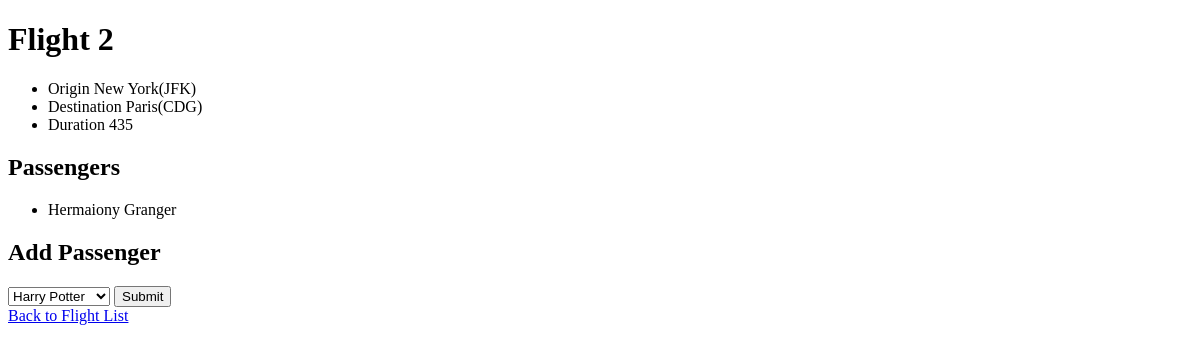
The app's page /flights/2, older data.
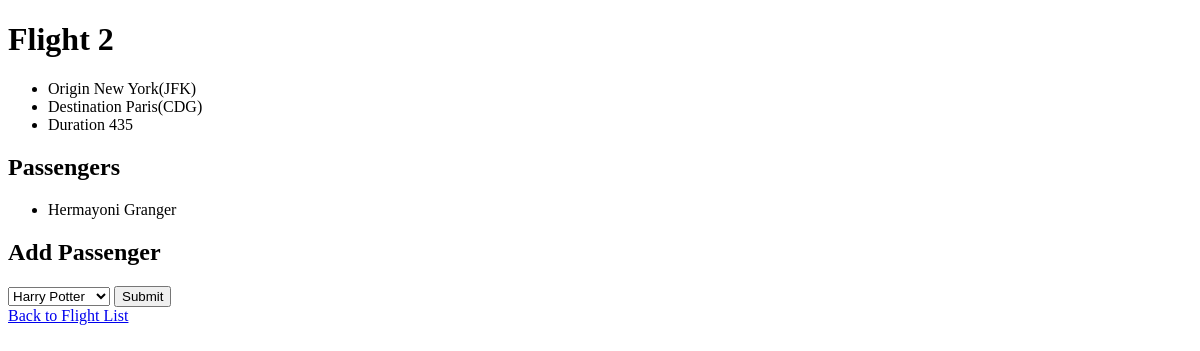
The same page, newer data.
### flights/models.py (models this page shows)
class Passenger(models.Model):
    first = models.CharField(max_length=64)
    last = models.CharField(max_length=64)
    fligths = models.ManyToManyField(Flight, blank=True, related_name="passengers")
    def __str__(self):
        return f"{self.first} {self.last}"

### flights/views.py (the view)
# urls.py: path("<int:flight_id>", views.flight, name="flight"),
def flight(request, flight_id):
    flight = Flight.objects.get(pk=flight_id)
    return render(request, "flights/flight.html", {
        "flight": flight,
        "passengers": flight.passengers.all(),
        "non_passengers": Passenger.objects.exclude(fligths=flight).all()
    })

### flights/models.py (called while the page is built)
    def __str__(self):
        return f"{self.city}({self.code})"

### flights/templates/flights/flight.html (shortened to what this page needs)
{% extends "flights/layout.html" %}
{% block body %}
    <h1>Flight {{flight.id}}</h1>
    <ul>
        <li>Origin {{ flight.origin }}</li>
        <li>Destination {{ flight.destination }}</li>
        <li>Duration {{ flight.duration }}</li>
    </ul>
    <h2>Passengers</h2>
    <ul>
        {%for passenger in passengers%}
            <li> {{passenger}}</li>
        {%empty%}
            <li> No Passengers. </li>
        {%endfor%}
    </ul>
    <h2>Add Passenger</h2>
    <form action="{% url 'book' flight.id %}" method="post">
        <select name="passenger">
            {% for passenger in non_passengers %}
                <option value="{{ passenger.id }}">{{ passenger }}</option>
            {% endfor %}
        </select>
        <input type="submit">
    </form>
    <a href="{% url 'index' %}">Back to Flight List</a>
{% endblock %}

Row changes from the older to the newer data that the page shows:
changed Passenger: first+last "Hermaiony Granger" → "Hermayoni Granger"
